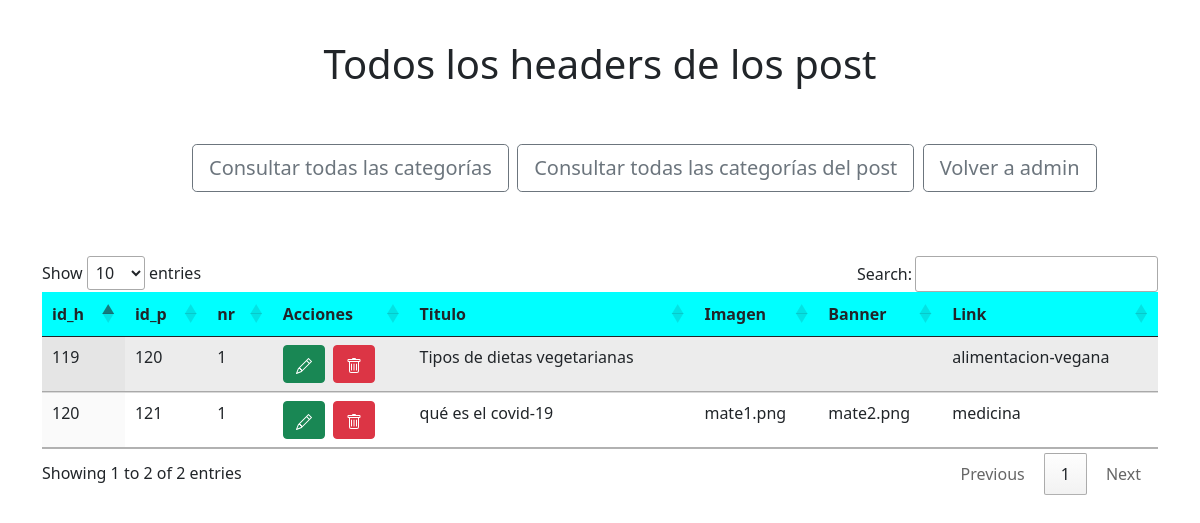
The app's page /admin2.php (signed in) with its own data.
### tables this page shows
CREATE TABLE `headers` (
  `id_headers` int(11) NOT NULL,
  `id_post` int(11) NOT NULL,
  `orden` int(11) NOT NULL,
  `tituloHeader` varchar(80) DEFAULT NULL,
  `textoHeader` longtext DEFAULT NULL,
  `imagen` varchar(150) DEFAULT NULL,
  `bannerLateral` varchar(100) DEFAULT NULL,
  `linkLateral` varchar(100) NOT NULL
);

### admin2.php (the view, shortened to what this page needs)
<!DOCTYPE html>
<html lang="en">
<head>
    <link href="https://cdn.jsdelivr.net/npm/bootstrap@5.0.0-beta1/dist/css/bootstrap.min.css" rel="stylesheet">
    <link rel="stylesheet" type="text/css" href="https://cdn.datatables.net/1.10.23/css/jquery.dataTables.css">
    <link rel="stylesheet" href="https://cdn.datatables.net/responsive/2.2.7/css/responsive.bootstrap.min.css">
    <link rel="stylesheet" href="css/admin.css">
</head>
<body>
        <?php
    if (isset($_SESSION['email'])) {
        try {
            include('config.php');
            $sql_consult = "SELECT * FROM headers";
            $resultat2 = $connection->prepare($sql_consult);
            $resultat2->execute();
            if ($post = !0) {
        ?>
                <div class="container">
 <h1 class="text-center">Todos los headers de los post </h1><br>
						<br>
                    <div class="row">
                        <div class="col-lg-12">
						<div class="d-flex" style="margin-left:150px">
                        <div class="d-flex justify-content-center">
                            <a href="admin3"><button class=" btn btn-outline-secondary btn-lg consult-categorias">Consultar todas las categorías</button></a>&nbsp;&nbsp;
                        </div><br>
						 <div class="d-flex justify-content-center">
                            <a href="admin4"><button class=" btn btn-outline-secondary btn-lg consult-categorias">Consultar todas las categorías del post</button></a>&nbsp;&nbsp;
                        </div>
							<div class="d-flex justify-content-center">
                            <a href="admin"><button class=" btn btn-outline-secondary btn-lg consult-categorias">Volver a admin</button></a>
                        </div>
												 </div><br>
                            <table id="example" class="table table-striped display nowrap" spacecelling="0" width="100%">
                                <thead>
									         <div class="container">
                                    <tr>
                                        <th>id_h</th>
                                        <th>id_p</th>
                                        <th>nr</th>
										 <th>Acciones</th>
                                        <th>Titulo</th>
                                        <th>Imagen</th>
                                        <th>Banner</th>
                                        <th>Link</th>
                                    </tr>
                                </thead>
                                <tbody>
                                    <?php
                                    foreach ($resultat2 as $resultats2) {
                                    ?>
                                        <tr>
                                            <td> <?php echo $resultats2['id_headers'] ?></td>
                                            <td> <?php echo $resultats2['id_post'] ?></td>
                                            <td> <?php echo $resultats2['orden'] ?></td>
											 <td><a href="edit_header_admin.php?id_headers=<?php echo urlencode($resultats2['id_headers']); ?>"> <button title="Editar post" class=" btn btn-success editar "><i class="bi bi-pencil">
                                                            </i></button></a><button class="btn btn-danger deleteHeader" data-id="<?php echo  $resultats2['id_headers'] ?>" title="Borrar post"><i class="bi bi-trash"></i></button>
                                            </td>
                                            <td> <?php echo $resultats2['tituloHeader'] ?></td>
                                            <td> <?php echo $resultats2['imagen'] ?></td>
                                            <td> <?php echo $resultats2['bannerLateral'] ?></td>
                                            <td> <?php echo $resultats2['linkLateral'] ?></td>
                                        </tr>
                                <?php
                                    }
                                }
                                ?>
                                </tbody>
                            </table>
                        </div>
                    </div>
                </div>
        <?php
        } catch (Exception $e) {
            die("Error" . $e->getMessage());
            echo " Hi ha un error  a la línia" . $e->getLine();
        }
    }
        ?>
</body>
</html>

### css/admin.css (style rules this page uses)
.container { margin-top: 40px; }

### admin2.php (style rules this page uses)
table thead { background-color: aqua; }

### records on screen
headers: id_headers "119", id_post "120", orden "1", tituloHeader "Tipos de dietas vegetarianas", linkLateral "alimentacion-vegana"
headers: id_headers "120", id_post "121", orden "1", tituloHeader "qué es el covid-19", imagen "mate1.png", bannerLateral "mate2.png", linkLateral "medicina"
